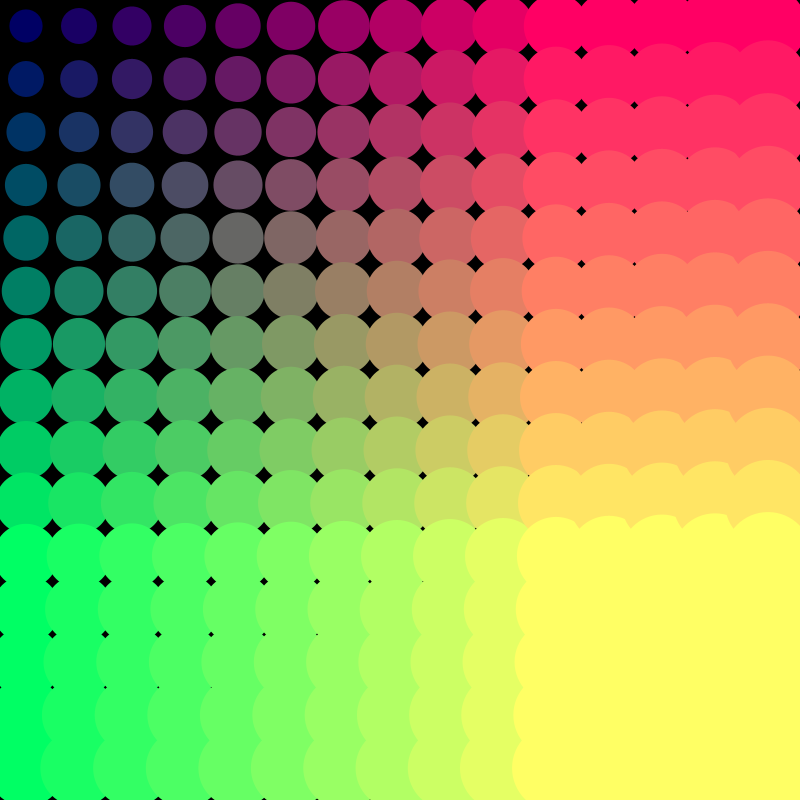
Frame 1 (no input)
Frame 60 (the mouse pressed at the canvas centre just before this capture): identical to frame 1, image omitted
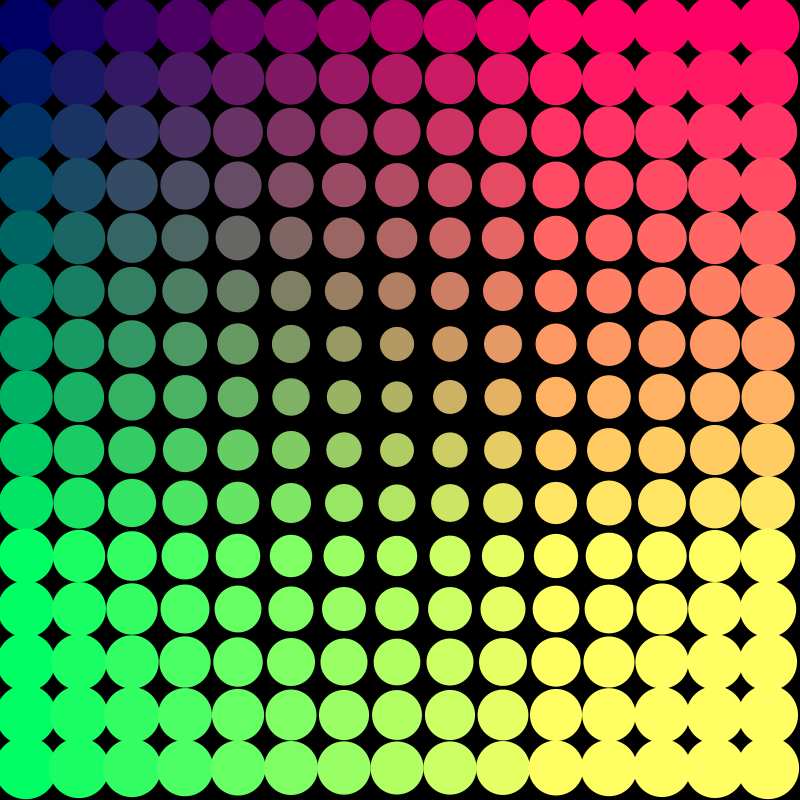
Frame 120 (the mouse held since frame 60 and released just before this capture)

The Processing sketch that drew these frames (run headless with seeded random() and noise(); from frame 60 on, the mouse is pressed at the canvas centre):

// Processing sketch: sketch_190925d
// ── sketch_190925d.pde
int size, rows, cols;
void setup() {
  size(800, 800);
  size=width/15;
  rows=width/size;
  cols=height/size;
}


void draw() {
  noStroke();
  background(0);
  for (int i=0; i<cols; i++) {
    for (int j=0; j<rows; j++) {
      //int r=int(map(i, 0, 10, 0, 255));
      //fill(r, 0, 100);
      float d=dist(mouseX, mouseY, i*size+size/2, j*size+size/2);
      float s=map(d, 0, width, 5, size);
      int r=int(map(i, 0, 10, 0, 255));
      int b=int(map(j, 0, 10, 0, 255));
      fill(r, b, 100);
      ellipse(i*size+size/2, j*size+size/2, size/2+s, size/2+s);
    }
  }
}
